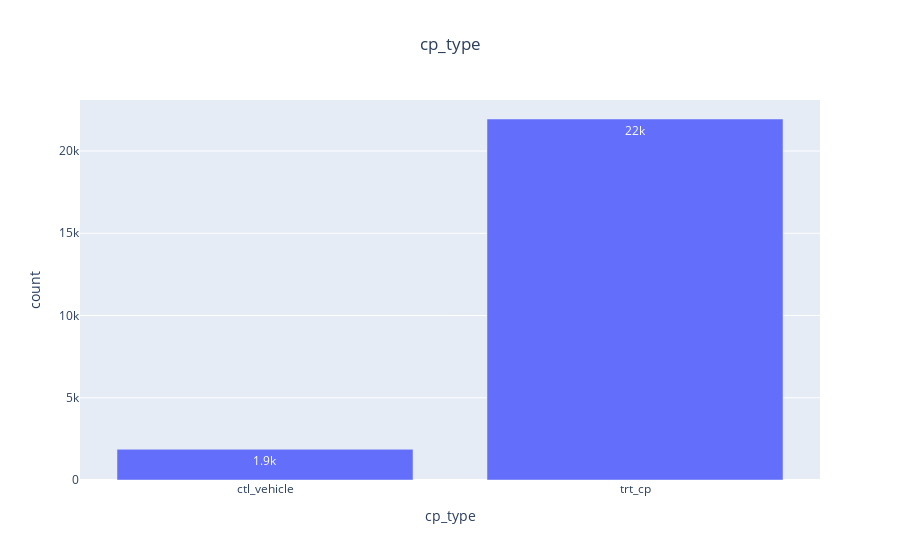

The notebook cell saved with this chart:
### Markdown cell above
##### Treatment distribution

### Code cell
treatment_group = train_features.groupby(['cp_type'])['sig_id'].count().reset_index()

treatment_group.columns = [
    'cp_type',  
    'count'
]

bar_plot_cp_type = px.bar(
    treatment_group, 
    x='cp_type', 
    y="count", 
    barmode='group',
    orientation='v', 
    title='cp_type',
    text_auto='.2s'
)
bar_plot_cp_type.update_layout(title_x=0.5)

bar_plot_cp_type.show()

### Figure 1 — Plotly figure (JSON) as saved in the notebook; plotly's stock layout.template omitted (floating-point values rounded to 4 significant figures)
{"data": [{"alignmentgroup": "True", "hovertemplate": "cp_type=%{x}<br>count=%{y}<extra></extra>", "legendgroup": "", "marker": {"color": "#636efa", "pattern": {"shape": ""}}, "name": "", "offsetgroup": "", "orientation": "v", "showlegend": false, "textposition": "auto", "texttemplate": "%{y:.2s}", "type": "bar", "x": ["ctl_vehicle", "trt_cp"], "xaxis": "x", "y": [1866, 21948], "yaxis": "y"}], "layout": {"barmode": "group", "legend": {"tracegroupgap": 0}, "title": {"text": "cp_type", "x": 0.5}, "xaxis": {"anchor": "y", "domain": [0, 1], "title": {"text": "cp_type"}}, "yaxis": {"anchor": "x", "domain": [0, 1], "title": {"text": "count"}}}}
